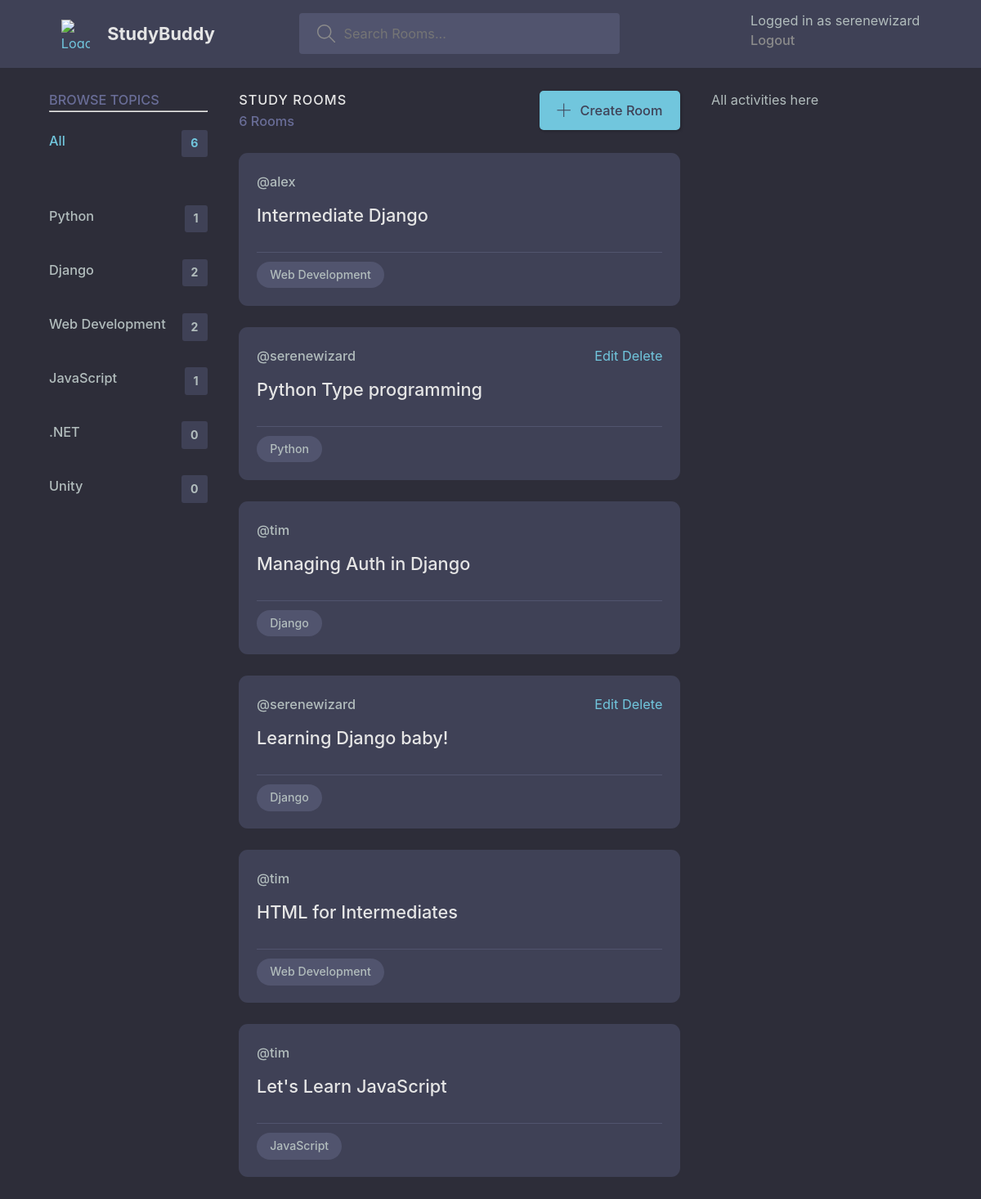
The app's page / (signed in) with its own data.
### base/models.py (models this page shows, shortened)
class Topic(models.Model):
    name = models.CharField(max_length=200)

class Room(models.Model):
    host = models.ForeignKey(User, null=True, on_delete=models.SET_NULL)
    topic = models.ForeignKey(Topic, null=True, on_delete=models.SET_NULL)
    name = models.CharField(max_length=200)
    description = models.TextField(null=True, blank=True)
    participants = models.ManyToManyField(
        User, related_name='participants', blank=True)
    updated = models.DateTimeField(auto_now=True)
    created = models.DateTimeField(auto_now_add=True)
    class Meta:
        ordering = ['-updated', '-created']

### base/views.py (the view)
# urls.py: 2. Add a URL to urlpatterns:  path('', views.home, name='home')
def home(request):
    q = request.GET.get('q') if request.GET.get('q') != None else ''
    rooms = Room.objects.filter(
        Q(topic__name__icontains=q) |
        Q(name__icontains=q) |
        Q(description__icontains=q)
    )
    topics = Topic.objects.all()
    room_count = rooms.count()
    context = {
        'rooms': rooms,
        'topics': topics,
        'room_count': room_count
    }
    return render(request, 'base/home.html', context)

### base/templates/base/home.html (shortened to what this page needs)
{% extends 'main.html' %}
{% block content %}
<main class="layout layout--3">
    <div class="container homepage">
        {% include 'base/topics_component.html' %}
        {%include 'base/feed_component.html' %}
        {% include 'base/activity_component.html' %}
    </div>
</main>
{% endblock content %}

### templates/navbar.html (shortened to what this page needs)
{% load static %}
<header class="header header--loggedIn">
    <div class="container">
        <a href="{% url 'home' %}" class="header__logo">
            <img src="" alt="Logo" />
            <h1> StudyBuddy </h1>
        </a>
        <form class="header__search" action="{%url 'home' %}" method="GET">
            <label>
                <input type="text" name="q" placeholder='Search Rooms...' />
            </label>
        </form>
        <nav class="header__menu">
            {% if request.user.is_authenticated %}
            <p> Logged in as {{request.user}} </p>
            <a href="{% url 'logout' %}">Logout</a>
            {% else %}
            <a href="{% url 'login' %}">
                <img src="" alt="AVATAR">
                <p>Login</p>
            </a>
            {% endif %}
        </nav>
    </div>
</header>

### base/templates/base/topics_component.html
<div class="topics">
    <div class="topics__header">
        <h2>Browse Topics</h2>
        <hr>
    </div>
    <ul class="topics__list">
        <li>
            <a href="{% url 'home' %}" class="active">All <span>{{topics.count}}</span></a>
        </li>
        <br>
        {% for topic in topics %}
            <li>
                <a href="{% url 'home' %}?q={{topic.name}}">
                    {{topic.name}} <span>{{topic.room_set.all.count}}</span>
                </a>
            </li>
        {% endfor %}
    </ul>
</div>

### base/templates/base/feed_component.html
<div class="roomList">
    <div class="roomList__header">
        <div>
            <h2>Study Rooms</h2>
            <p>{{room_count}} Rooms </p>
        </div>
            <a class="btn btn--main" href="{% url 'create-room' %}">
                <svg version="1.1" xmlns="http://www.w3.org/2000/svg" width="32" height="32" viewBox="0 0 32 32">
                    <title>add</title>
                    <path
                    d="M16.943 0.943h-1.885v14.115h-14.115v1.885h14.115v14.115h1.885v-14.115h14.115v-1.885h-14.115v-14.115z">
                    </path>
                </svg>
                Create Room
            </a>
    </div>
    {% for room in rooms %}
        <div class="roomListRoom">
            <div class="roomListRoom__header">
                <span class="roomListRoom__author">@{{room.host.username}}</span>
                <nav>
                    {% if request.user == room.host %}
                        <a href="{% url 'update-room' room.id %}">Edit</a>
                        <a href="{% url 'delete-room' room.id %}">Delete</a>
                    {% endif %}
                </nav>
            </div>
            <div class="roomListRoom__content">
                <a href="{% url 'room' room.id %}">{{room.name}}</a>
            </div>
            <div class="roomListRoom__meta">
                <p class="roomListRoom__topic">{{room.topic.name}}</p>
            </div>
        </div>
    {% endfor %}
</div>

### static/styles/main.css (style rules this page uses)
:root { --color-main: #71c6dd; --color-main-light: #e1f6fb; --color-dark: #3f4156; --color-dark-medium: #51546e; --color-dark-light: #696d97; --color-light: #e5e5e5; --color-gray: #8b8b8b; --color-light-gray: #b2bdbd; --color-bg: #2d2d39; --color-success: #5dd693; --color-error: #fc4b0b; }
* { font-family: "DM Sans", -apple-system, BlinkMacSystemFont, "Segoe UI", Roboto, Oxygen, Ubuntu, Cantarell, "Open Sans", "Helvetica Neue", sans-serif; margin: 0; padding: 0; box-sizing: border-box; text-rendering: optimizeLegibility; font-size: inherit; }
html { font-size: 56.25%; }
@media only screen and (min-width: 1200px) { html { font-size: 68%; } }
body { line-height: 1.6; font-weight: 400; font-size: 1.5rem; color: var(--color-light-gray); background-color: var(--color-bg); min-height: 100vh; }
img { width: 100%; }
a { display: inline-block; color: var(--color-main); text-decoration: none; }
.container { max-width: 120rem; width: 90%; margin: auto; }
.btn { background-color: transparent; border: none; display: inline-flex; align-items: center; gap: 1rem; cursor: pointer; transition: all ease-in-out 0.3s; padding: 1rem 2rem; border-radius: 5px; box-shadow: 1px 1px 3px 1px rgba(0, 0, 0, 0.15); font-weight: 500; }
.btn--main { background-color: var(--color-main); color: var(--color-dark); }
.btn > svg { fill: currentColor; width: 1.6rem; height: 1.6rem; }
.header { padding: 1.5rem; background-color: var(--color-dark); }
.header > .container { display: flex; gap: 9.5rem; }
.header__logo, .header__user { display: flex; gap: 2rem; align-items: center; }
.header__logo > img { height: 3.2rem; width: 3.2rem; }
.header__logo > h1 { font-weight: 700; font-size: 2rem; color: var(--color-light); }
.header__search > label { background-color: var(--color-dark-medium); padding: 1.3rem 1rem; display: flex; align-items: center; gap: 1rem; border-radius: 4px; }
.header__search svg { fill: var(--color-gray); width: 2rem; height: 2rem; margin-left: 1rem; }
.header__search input { width: 30rem; background: transparent; border: none; outline: none; color: var(--color-light); }
.header__menu { margin-left: auto; position: relative; }
.header__menu a { display: flex; gap: 1.5rem; align-items: center; font-weight: 500; text-decoration: none; color: var(--color-gray); }
.header__menu p { line-height: 1.2; }
.layout { margin-top: 2.4rem; }
.layout > .container { display: flex; justify-content: space-between; align-items: flex-start; }
.layout--3 > .container > div:first-child { flex-basis: 18%; max-width: 22.5rem; }
.layout--3 > .container > div:nth-child(2) { flex-basis: 50%; }
.topics__header { margin-bottom: 2rem; }
.topics__header h2 { text-transform: uppercase; font-weight: 500; color: var(--color-dark-light); }
.topics__list { list-style: none; }
.topics__list li a { display: flex; justify-content: space-between; margin-bottom: 3rem; font-weight: 500; color: var(--color-light-gray); transition: all 0.3s ease-in-out; }
.topics__list li a.active, .topics__list li a:hover { color: var(--color-main); }
.topics__list li a span { padding: 0.5rem 1rem; background-color: var(--color-dark); border-radius: 3px; font-size: 1.3rem; font-weight: 700; letter-spacing: 1px; }
.roomList__header { display: flex; justify-content: space-between; align-items: center; margin-bottom: 2.4rem; }
.roomList__header h2 { text-transform: uppercase; font-weight: 500; color: var(--color-light); letter-spacing: 1px; }
.roomList__header p { font-weight: 500; color: var(--color-dark-light); }
.roomListRoom { margin-bottom: 2.4rem; background-color: var(--color-dark); border-radius: 1rem; padding: 2rem; }
.roomListRoom__header { display: flex; justify-content: space-between; align-items: center; }
.roomListRoom__author { font-weight: 500; display: flex; align-items: center; gap: 1rem; }
.roomListRoom__content { margin: 1rem 0; }
.roomListRoom__content a { font-size: 2rem; font-weight: 500; margin-bottom: 1.5rem; color: var(--color-light); transition: all 0.3s ease-in-out; }
.roomListRoom__meta { border-top: 1px solid var(--color-dark-medium); padding-top: 1rem; display: flex; align-items: center; justify-content: space-between; }
.roomListRoom__topic { padding: 5px 1.5rem; background-color: var(--color-dark-medium); border-radius: 5rem; font-weight: 500; font-size: 1.3rem; }

### records on screen
Topic: name "Python", room_set.all.count "1"
Topic: name "Django", room_set.all.count "2"
Topic: name "Web Development", room_set.all.count "2"
Topic: name "JavaScript", room_set.all.count "1"
Topic: name ".NET", room_set.all.count "0"
Topic: name "Unity", room_set.all.count "0"
Room: host.username "alex", name "Intermediate Django", topic.name "Web Development"
Room: host.username "serenewizard", shows "Edit", name "Python Type programming", topic.name "Python"
Room: host.username "tim", name "Managing Auth in Django", topic.name "Django"
Room: host.username "serenewizard", shows "Edit", name "Learning Django baby!", topic.name "Django"
Room: host.username "tim", name "HTML for Intermediates", topic.name "Web Development"
Room: host.username "tim", name "Let's Learn JavaScript", topic.name "JavaScript"

### other values on screen
{{ request.user }} "serenewizard"
{{ topics.count }} "6"
{{ room_count }} "6"
